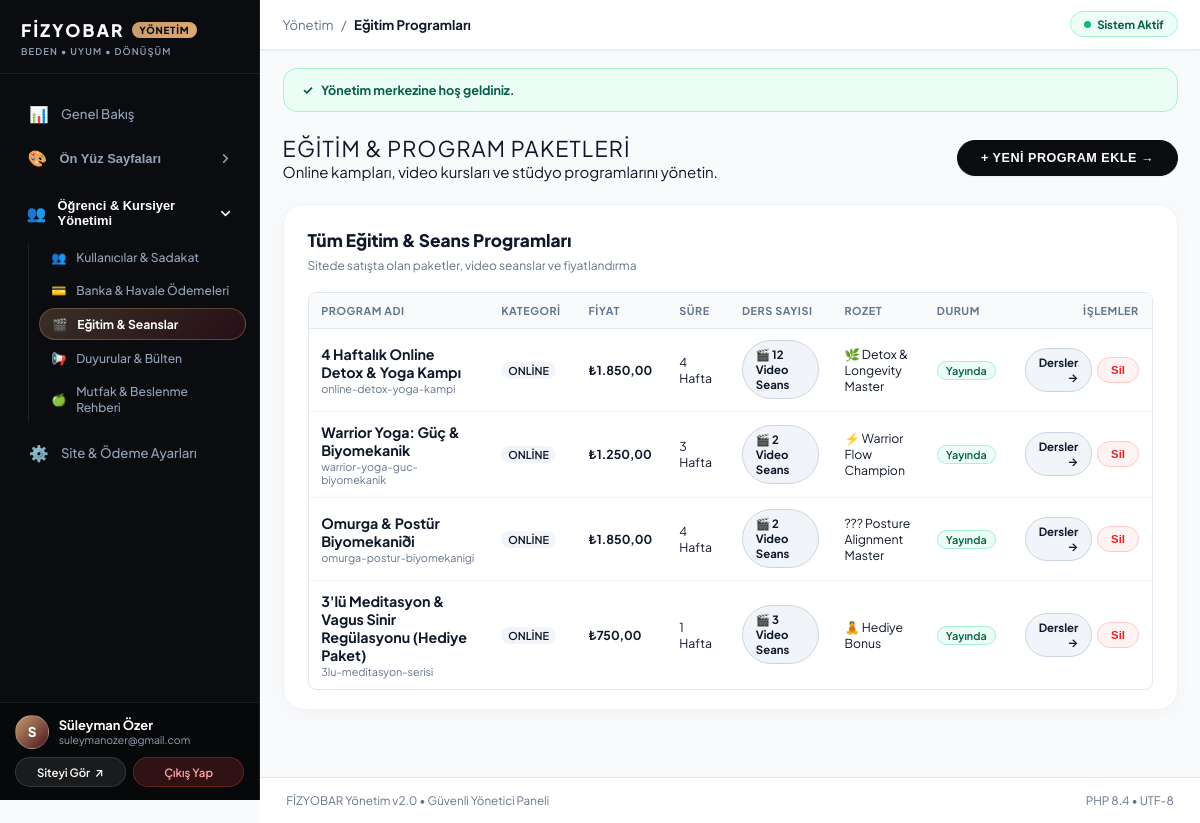
/en/xpanel/courses (signed in), run on the app's committed database.
### tables this page shows
CREATE TABLE `users` (
  `id` int(10) unsigned NOT NULL AUTO_INCREMENT,
  `full_name` varchar(150) NOT NULL,
  `email` varchar(191) NOT NULL,
  `phone` varchar(50) DEFAULT NULL,
  `password_hash` varchar(255) NOT NULL,
  `role` enum('admin','student') NOT NULL DEFAULT 'student',
  `status` enum('active','inactive','suspended') NOT NULL DEFAULT 'active',
  `created_at` datetime NOT NULL DEFAULT current_timestamp(),
  `updated_at` datetime NOT NULL DEFAULT current_timestamp() ON UPDATE current_timestamp(),
  PRIMARY KEY (`id`),
  UNIQUE KEY `email` (`email`)
);

CREATE TABLE `courses` (
  `id` int(10) unsigned NOT NULL AUTO_INCREMENT,
  `title` varchar(255) NOT NULL,
  `slug` varchar(191) NOT NULL,
  `subtitle` varchar(255) DEFAULT NULL,
  `description` text DEFAULT NULL,
  `category` enum('online','studio','workshop') NOT NULL DEFAULT 'online',
  `price` decimal(10,2) NOT NULL DEFAULT 0.00,
  `duration_weeks` int(10) unsigned NOT NULL DEFAULT 4,
  `badge_title` varchar(100) DEFAULT 'Yeni BaÅŸlayan',
  `badge_icon` varchar(50) DEFAULT 'ğŸŒ±',
  `image_url` varchar(255) DEFAULT NULL,
  `is_featured` tinyint(1) NOT NULL DEFAULT 0,
  `is_active` tinyint(1) NOT NULL DEFAULT 1,
  `sort_order` int(11) NOT NULL DEFAULT 0,
  `created_at` datetime NOT NULL DEFAULT current_timestamp(),
  `updated_at` datetime NOT NULL DEFAULT current_timestamp() ON UPDATE current_timestamp(),
  PRIMARY KEY (`id`),
  UNIQUE KEY `slug` (`slug`)
);

### app/Views/pages/xpanel/courses.php (the view, shortened to what the rows shown need)
<?php
require __DIR__ . '/layout_top.php';
?>
<div style="display: flex; justify-content: space-between; align-items: center; margin-bottom: 1.5rem; flex-wrap: wrap; gap: 1rem;">
    <div>
        <h1 style="font-size: 1.45rem; font-weight: 400; color: var(--black); text-transform: uppercase; letter-spacing: 0.05em;">
            Eğitim & Program Paketleri
        </h1>
        <p style="color: var(--text-muted); font-size: var(--font-sm);">
            Online kampları, video kursları ve stüdyo programlarını yönetin.
        </p>
    </div>
    <button type="button" onclick="document.getElementById('newCourseFormModal').style.display='flex';" class="xp-btn-pill-primary">
        + YENİ PROGRAM EKLE &rarr;
    </button>
</div>
<div class="xp-table-card">
    <div class="xp-table-header-bar">
        <div>
            <h2 style="font-size: 1.15rem; font-weight: 800; color: #0f172a; margin: 0 0 0.2rem 0;">
                Tüm Eğitim &amp; Seans Programları
            </h2>
            <span style="font-size: 0.8rem; color: #64748b;">
                Sitede satışta olan paketler, video seanslar ve fiyatlandırma
            </span>
        </div>
    </div>
    <div class="xpanel-table-wrap">
        <table class="xpanel-table">
            <thead>
                <tr>
                    <th style="min-width: 180px;">Program Adı</th>
                    <th style="width: 100px;">Kategori</th>
                    <th style="width: 100px;">Fiyat</th>
                    <th style="width: 90px;">Süre</th>
                    <th style="width: 140px;">Ders Sayısı</th>
                    <th style="width: 130px;">Rozet</th>
                    <th style="width: 110px;">Durum</th>
                    <th style="text-align: right; width: 130px;">İşlemler</th>
                </tr>
            </thead>
            <tbody>
                <?php foreach ($courses as $c): ?>
                    <tr>
                        <td>
                            <strong style="color: #0f172a; font-size: 0.95rem; display: block;"><?= e($c['title']) ?></strong>
                            <div style="font-size: 0.72rem; color: #64748b; margin-top: 1px;"><?= e($c['slug']) ?></div>
                        </td>
                        <td><span style="text-transform: uppercase; font-size: 0.72rem; background: #f1f5f9; padding: 2px 7px; border-radius: 999px; font-weight: 600;"><?= e($c['category']) ?></span></td>
                        <td><strong>₺<?= number_format((float)$c['price'], 2, ',', '.') ?></strong></td>
                        <td><?= (int)$c['duration_weeks'] ?> Hafta</td>
                        <td>
                            <a href="<?= url('/xpanel/courses/' . $c['id'] . '/lessons') ?>" class="xp-btn-action-pill xp-btn-action-edit">
                                🎬 <?= (int)$c['lesson_count'] ?> Video Seans
                            </a>
                        </td>
                        <td><?= e($c['badge_icon']) ?> <?= e($c['badge_title']) ?></td>
                        <td>
                            <?= $c['is_active'] ? '<span style="color:#065f46; background:#ecfdf5; border: 1px solid #a7f3d0; padding:2px 8px; font-size:0.72rem; border-radius:999px; font-weight:600;">Yayında</span>' : '<span style="color:#64748b; background:#f1f5f9; padding:2px 8px; font-size:0.72rem; border-radius:999px;">Pasif</span>' ?>
                        </td>
                        <td style="text-align: right;">
                            <div style="display: inline-flex; gap: 0.35rem; align-items: center; justify-content: flex-end;">
                                <a href="<?= url('/xpanel/courses/' . $c['id'] . '/lessons') ?>" class="xp-btn-action-pill xp-btn-action-edit" title="Video Dersleri Yönet">
                                    Dersler &rarr;
                                </a>
                                <form action="<?= url('/xpanel/courses/delete') ?>" method="POST" onsubmit="return confirm('Bu programı silmek istediğinize emin misiniz?');" style="display:inline; margin: 0;">
                                    <button type="submit" class="xp-btn-action-pill xp-btn-action-danger">Sil</button>
                                </form>
                            </div>
                        </td>
                    </tr>
                <?php endforeach; ?>
            </tbody>
        </table>
    </div>
</div>
<?php require __DIR__ . '/layout_bottom.php'; ?>

### app/Views/pages/xpanel/layout_top.php (shortened to what the rows shown need)
<?php
$currentUri = \Core\Router::getCurrentUri();
$adminUser = \Core\Auth::user();
$isPagesRoute = str_contains($currentUri, 'pages');
?>
<!DOCTYPE html>
<html lang="tr" dir="ltr" class="xp-html">
<head>
    <link rel="stylesheet" href="<?= asset('assets/css/xpanel.css') ?>?v=<?= time() ?>">
</head>
<body class="xp-body">
    <aside class="xp-sidebar" id="xpSidebar">
        <div class="xp-sidebar-brand">
            <a href="<?= url('/xpanel') ?>" class="xp-brand-link">
                <h1 class="xp-brand-title">
                    FİZYOBAR
                    <span class="xp-brand-tag">YÖNETİM</span>
                </h1>
                <span class="xp-brand-motto">BEDEN &bull; UYUM &bull; DÖNÜŞÜM</span>
            </a>
        </div>
<?php
$isCrmRoute = str_contains($currentUri, 'users') || str_contains($currentUri, 'enrollments') || str_contains($currentUri, 'courses') || str_contains($currentUri, 'announcements') || str_contains($currentUri, 'nutrition');
?>
        <div class="xp-sidebar-nav-scroll">
            <nav class="xp-nav-section">
                <a href="<?= url('/xpanel') ?>" class="xp-nav-link <?= ($currentUri === '/xpanel' || $currentUri === '/tr/xpanel') && !$isPagesRoute ? 'active' : '' ?>">
                    <span class="xp-nav-left">
                        <span class="xp-nav-icon">📊</span>
                        <span>Genel Bakış</span>
                    </span>
                </a>
                <div class="xp-nav-group <?= $isPagesRoute ? 'is-open' : '' ?>" id="navGroupPages">
                    <button type="button" class="xp-nav-group-header" onclick="toggleNavGroup('navGroupPages')">
                        <span class="xp-nav-group-title">
                            <span class="xp-nav-icon">🎨</span>
                            <span>Ön Yüz Sayfaları</span>
                        </span>
                        <svg class="xp-nav-group-chevron" width="15" height="15" viewBox="0 0 24 24" fill="none" stroke="currentColor" stroke-width="2.5" stroke-linecap="round" stroke-linejoin="round">
                            <polyline points="6 9 12 15 18 9"></polyline>
                        </svg>
                    </button>
                </div>
                <div class="xp-nav-group <?= $isCrmRoute ? 'is-open' : '' ?>" id="navGroupCrm">
                    <button type="button" class="xp-nav-group-header" onclick="toggleNavGroup('navGroupCrm')">
                        <span class="xp-nav-group-title">
                            <span class="xp-nav-icon">👥</span>
                            <span>Öğrenci &amp; Kursiyer Yönetimi</span>
                        </span>
                        <svg class="xp-nav-group-chevron" width="15" height="15" viewBox="0 0 24 24" fill="none" stroke="currentColor" stroke-width="2.5" stroke-linecap="round" stroke-linejoin="round">
                            <polyline points="6 9 12 15 18 9"></polyline>
                        </svg>
                    </button>
                    <div class="xp-nav-group-items">
                        <a href="<?= url('/xpanel/users') ?>" class="xp-nav-sub-link <?= str_contains($currentUri, 'users') ? 'active' : '' ?>">
                            <span>👥</span>
                            <span>Kullanıcılar &amp; Sadakat</span>
                        </a>
                        <a href="<?= url('/xpanel/enrollments') ?>" class="xp-nav-sub-link <?= str_contains($currentUri, 'enrollments') ? 'active' : '' ?>">
                            <span>💳</span>
                            <span>Banka &amp; Havale Ödemeleri</span>
                        </a>
                        <a href="<?= url('/xpanel/courses') ?>" class="xp-nav-sub-link <?= str_contains($currentUri, 'courses') ? 'active' : '' ?>">
                            <span>🎬</span>
                            <span>Eğitim &amp; Seanslar</span>
                        </a>
                        <a href="<?= url('/xpanel/announcements') ?>" class="xp-nav-sub-link <?= str_contains($currentUri, 'announcements') ? 'active' : '' ?>">
                            <span>📢</span>
                            <span>Duyurular &amp; Bülten</span>
                        </a>
                        <a href="<?= url('/xpanel/nutrition') ?>" class="xp-nav-sub-link <?= str_contains($currentUri, 'nutrition') ? 'active' : '' ?>">
                            <span>🍏</span>
                            <span>Mutfak &amp; Beslenme Rehberi</span>
                        </a>
                    </div>
                </div>
                <a href="<?= url('/xpanel/settings') ?>" class="xp-nav-link <?= str_contains($currentUri, 'settings') ? 'active' : '' ?>">
                    <span class="xp-nav-left">
                        <span class="xp-nav-icon">⚙️</span>
                        <span>Site &amp; Ödeme Ayarları</span>
                    </span>
                </a>
            </nav>
        </div>
        <div class="xp-sidebar-footer">
            <div class="xp-user-card">
                <div class="xp-user-avatar">
                    <?= mb_substr($adminUser['full_name'] ?? 'S', 0, 1) ?>
                </div>
                <div class="xp-user-meta">
                    <div class="xp-user-name"><?= e($adminUser['full_name'] ?? 'Süper Yönetici') ?></div>
                    <div class="xp-user-role"><?= e($adminUser['email'] ?? 'Yönetici') ?></div>
                </div>
            </div>
            <div class="xp-footer-actions">
                <a href="<?= url('/') ?>" target="_blank" class="xp-btn-side-site" title="Site ön yüzünü yeni sekmede aç">
                    <span>Siteyi Gör</span>
                    <span>↗</span>
                </a>
                <a href="<?= url('/xpanel/logout') ?>" class="xp-btn-side-logout">
                    <span>Çıkış Yap</span>
                </a>
            </div>
        </div>
    </aside>
    <div class="xp-main-wrapper">
        <header class="xp-top-bar">
            <div class="xp-top-bar-left">
                <div class="xp-breadcrumb">
                    <span>Yönetim</span>
                    <span>/</span>
                    <strong><?= e($metaTitle ?? 'Kontrol Paneli') ?></strong>
                </div>
            </div>
            <div style="display: flex; align-items: center; gap: 0.75rem;">
                <div class="xp-top-status-badge">
                    <span class="xp-status-dot"></span>
                    <span>Sistem Aktif</span>
                </div>
            </div>
        </header>
        <main class="xp-content-area">
            <?php if (!empty($flash)): ?>
                <div style="background-color: var(--xp-emerald-light); border: 1px solid #a7f3d0; color: #065f46; padding: 0.85rem 1.25rem; border-radius: var(--xp-radius-md); margin-bottom: 1.5rem; font-size: 0.84rem; font-weight: 700; display: flex; align-items: center; gap: 0.5rem;">
                    <span>✓</span>
                    <span><?= e($flash) ?></span>
                </div>
            <?php endif; ?>

### data on the page
users: full_name "S", full_name "Süleyman Özer", email "suleymanozer@gmail.com"
courses: title "4 Haftalık Online Detox & Yoga Kampı", slug "online-detox-yoga-kampi", category "ONLINE", price "1.850,00", duration_weeks "4", lesson_count "12", badge_icon "🌿", badge_title "Detox & Longevity Master", is_active "Yayında"
courses: title "Warrior Yoga: Güç & Biyomekanik", slug "warrior-yoga-guc-biyomekanik", category "ONLINE", price "1.250,00", duration_weeks "3", lesson_count "2", badge_icon "⚡", badge_title "Warrior Flow Champion", is_active "Yayında"
courses: title "Omurga & Postür Biyomekaniði", slug "omurga-postur-biyomekanigi", category "ONLINE", price "1.850,00", duration_weeks "4", lesson_count "2", badge_icon "???", badge_title "Posture Alignment Master", is_active "Yayında"
courses: title "3'lü Meditasyon & Vagus Sinir Regülasyonu (Hediye Paket)", slug "3lu-meditasyon-serisi", category "ONLINE", price "750,00", duration_weeks "1", lesson_count "3", badge_icon "🧘", badge_title "Hediye Bonus", is_active "Yayında"

### other printed values
$metaTitle "Eğitim Programları"
$flash "Yönetim merkezine hoş geldiniz."
PHP_MAJOR_VERSION "8"
PHP_MINOR_VERSION "4"
